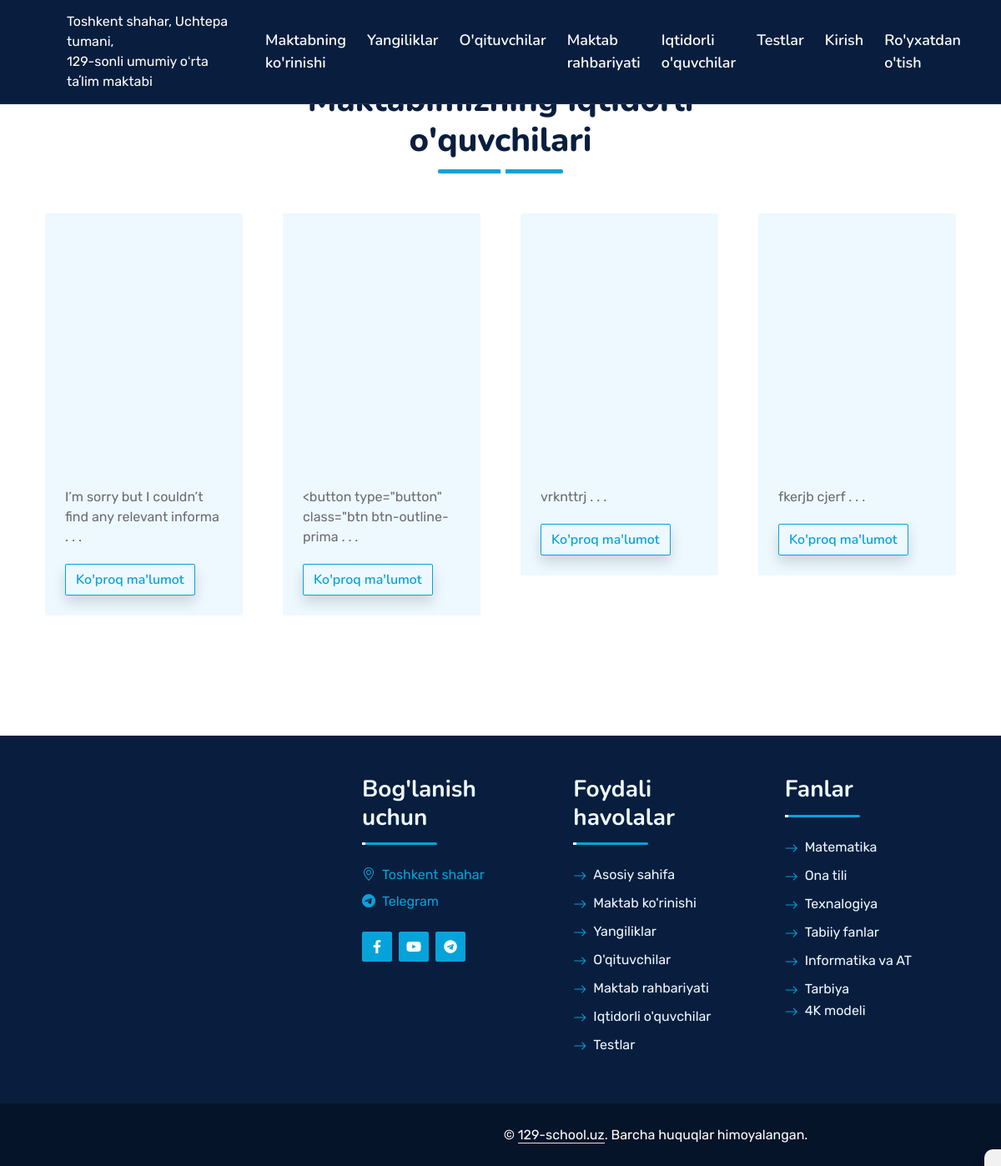
Screenshot of /viewschool/iqtidorli/ with the database file from the repository.
### viewschool/models.py (models this page shows, shortened)
class AbilityPupils(models.Model):
    fio = models.CharField(max_length=80, verbose_name="To'liq ismi: ")
    text = models.TextField(verbose_name="Qanday yutuqga erishganligi: ", help_text="Qanday yutuqga erishganki saytda turadigan shuni yozing!")
    image_pupil = models.ImageField(upload_to='images/', verbose_name="O'quvchi rasmini kiriting")
    class Meta:
        verbose_name = "Iqtidorli o'quvchilar"
        verbose_name_plural = "Iqtidorli o'quvchilar"

### viewschool/views.py (the view)
# urls.py: path('iqtidorli/',AbilityPupilsView.as_view(), name='pupils'),
class AbilityPupilsView(ListView):
    model = AbilityPupils
    template_name = 'ability_pupils.html'

### templates/ability_pupils.html (shortened to what this page needs)
{% extends 'base.html' %}
{% block content %}
<div class="shadow"
    style="position: fixed; bottom: 0; right: 0; padding: 10px; background-color: #f1f1f1; border-top-left-radius: 10px; box-shadow: -1px -1px 3px rgba(0, 0, 0, 0.2); text-align: right;">
</div>
<div class="container-fluid py-5 wow fadeInUp" data-wow-delay="0.1s">
    <div class="container py-5">
        <div class="section-title text-center position-relative pb-3 mb-5 mx-auto" style="max-width: 600px;">
            <h1 class="mb-0">Maktabimizning iqtidorli o'quvchilari</h1>
        </div>
        <div class="row g-5">
            {% for data in object_list %}
            <div class="col-lg-3 wow slideInUp" data-wow-delay="0.3s">
                <div class="blog-item bg-light rounded overflow-hidden">
                    <div class="blog-img position-relative overflow-hidden">
                    </div>
                    <div class="p-4">
                        <p>{{ data.text|slice:50 }} . . .</p>
                        <button type="button" class="btn btn-outline-primary mt-1 shadow" data-bs-toggle="modal"
                            data-bs-target="#exampleModal{{ data.pk }}">
                            Ko'proq ma'lumot
                        </button>
                    </div>
                </div>
            </div>
            {% endfor %}
        </div>
    </div>
</div>
{% endblock content %}

### static/css/style.css (style rules this page uses)
:root { --primary: #06A3DA; --secondary: #34AD54; --light: #EEF9FF; --dark: #091E3E; }
h1, h2, .fw-bold { font-weight: 800 !important; }
.btn { font-family: 'Nunito', sans-serif; font-weight: 600; transition: .5s; }
.section-title::before { position: absolute; content: ""; width: 150px; height: 5px; left: 0; bottom: 0; background: var(--primary); border-radius: 2px; }
.section-title.text-center::before { left: 50%; margin-left: -75px; }
.section-title::after { position: absolute; content: ""; width: 6px; height: 5px; bottom: 0px; background: #FFFFFF; -webkit-animation: section-title-run 5s infinite linear; animation: section-title-run 5s infinite linear; }
.section-title.text-center::after { -webkit-animation: section-title-run-center 5s infinite linear; animation: section-title-run-center 5s infinite linear; }

### rows the page displays
AbilityPupils: text "I’m sorry but I couldn’t find any relevant informa"
AbilityPupils: text "<button type=\"button\" class=\"btn btn-outline-prima"
AbilityPupils: text "vrknttrj"
AbilityPupils: text "fkerjb cjerf"
